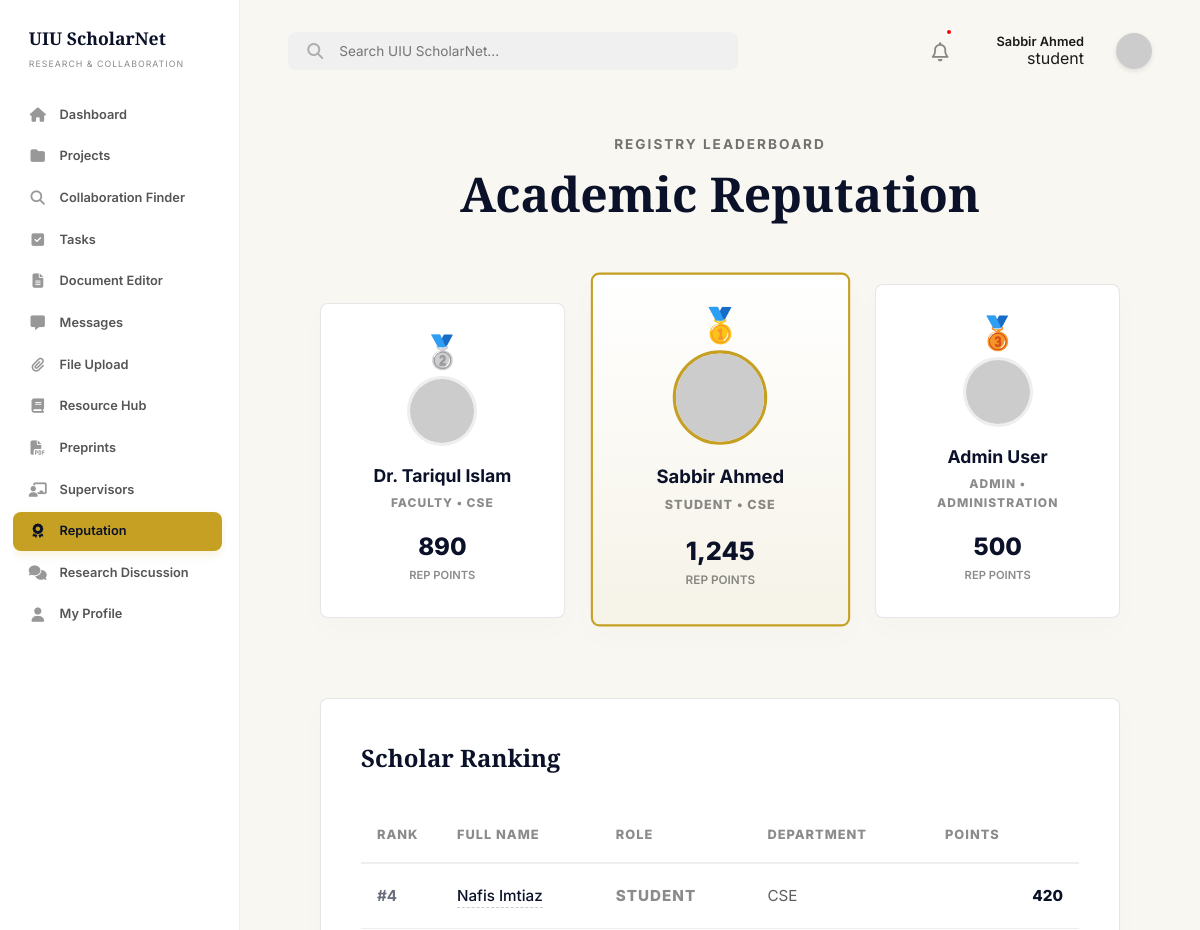
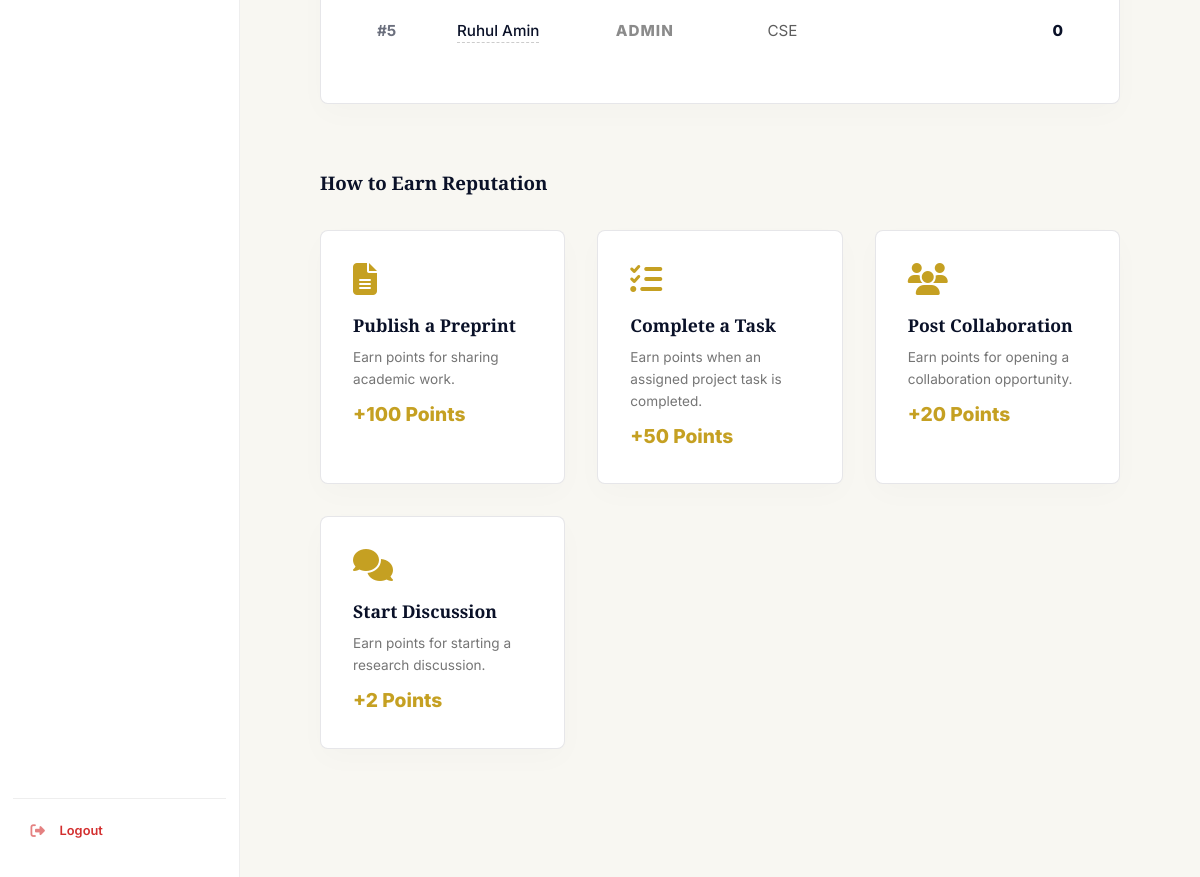
/dashboard/reputation.php (signed in), run on the app's committed database (2 pictures, top to bottom).
### tables this page shows
CREATE TABLE IF NOT EXISTS `users` (
    `id` INT AUTO_INCREMENT PRIMARY KEY,
    `full_name` VARCHAR(100) NOT NULL,
    `email` VARCHAR(100) UNIQUE NOT NULL,
    `password` VARCHAR(255) NOT NULL,
    `role` ENUM('student', 'faculty', 'admin') DEFAULT 'student',
    `is_verified` TINYINT(1) DEFAULT 1,
    `account_status` ENUM('active', 'banned') DEFAULT 'active',
    `department` VARCHAR(100),
    `interests` TEXT,
    `skills` TEXT,
    `points` INT DEFAULT 0,
    `reputation` INT DEFAULT 0,
    `last_active_at` TIMESTAMP NULL DEFAULT NULL,
    `created_at` TIMESTAMP DEFAULT CURRENT_TIMESTAMP
);

CREATE TABLE IF NOT EXISTS `reputation_rules` (
    `id` INT AUTO_INCREMENT PRIMARY KEY,
    `action_key` VARCHAR(100) NOT NULL UNIQUE,
    `title` VARCHAR(150) NOT NULL,
    `description` TEXT,
    `points` INT NOT NULL DEFAULT 0,
    `icon` VARCHAR(100) DEFAULT 'fa-solid fa-star'
);

### includes/auth_check.php (called while the page is built, shortened)
<?php
require_once('db_connect.php');
$user_id = (int)$_SESSION['user_id'];
$stmt = $conn->prepare("SELECT * FROM users WHERE id = ?");
$stmt->bind_param("i", $user_id);
$stmt->execute();
$user_result = $stmt->get_result();
$user_data = $user_result->fetch_assoc();
?>

### includes/db_connect.php (called while the page is built, shortened)
<?php
$host = getenv('DB_HOST') ?: "127.0.0.1";
$user = getenv('DB_USER') ?: "root";
$pass = getenv('DB_PASS');
if ($pass === false) {
    $pass = "";
}
$dbname = getenv('DB_NAME') ?: "uiu_scholarnet";
$port = getenv('DB_PORT') ?: 3306;
$conn = mysqli_connect($host, $user, $pass, $dbname, $port);
mysqli_set_charset($conn, "utf8mb4");
function db_query($sql, $params = [], $types = "") {
    global $conn;
    $stmt = $conn->prepare($sql);
    if ($params) {
        $stmt->bind_param($types, ...$params);
    }
    if (!$stmt->execute()) {
        die("Query execution failed: " . $stmt->error);
    }
    $result = $stmt->get_result();
    if ($result === false && $stmt->field_count === 0) {
        return true;
    }
    return $result;
}
?>

### dashboard/reputation.php (the view, shortened to what this page needs)
<?php
require_once('../includes/auth_check.php');
require_once('../includes/layout.php');
$leadRes = db_query("SELECT id, full_name, role, department, points FROM users ORDER BY points DESC LIMIT 100", [], "");
$ranked_users = [];
while ($row = $leadRes->fetch_assoc()) {
    $ranked_users[] = $row;
}
$reputation_rules = db_query("SELECT title, description, points, icon FROM reputation_rules ORDER BY points DESC", [], "");
$top_1 = isset($ranked_users[0]) ? $ranked_users[0] : null;
$top_2 = isset($ranked_users[1]) ? $ranked_users[1] : null;
$top_3 = isset($ranked_users[2]) ? $ranked_users[2] : null;
?>
    <?php include('../includes/sidebar.php'); ?>
    <main class="main-content">
        <?php include('../includes/header.php'); ?>
        <div class="reputation-container">
            <section class="reputation-headline">
                <p>Registry Leaderboard</p>
                <h1>Academic Reputation</h1>
            </section>
            <div class="podium-grid">
                <?php if ($top_2): ?>
                <div class="podium-card">
                    <div class="medal-badge">🥈</div>
                    <img src="https://ui-avatars.com/api/?name=<?php echo urlencode($top_2['full_name']); ?>&background=eee&color=0a1128&bold=true" class="podium-avatar" alt="Avatar">
                    <div class="podium-name"><a href="#" class="user-profile-trigger" data-user-id="<?php echo $top_2['id']; ?>" style="color: inherit; text-decoration: none;"><?php echo htmlspecialchars($top_2['full_name']); ?></a></div>
                    <div class="podium-role"><?php echo htmlspecialchars($top_2['role']); ?> • <?php echo htmlspecialchars($top_2['department']); ?></div>
                    <div class="podium-points"><?php echo number_format($top_2['points']); ?></div>
                    <div class="podium-points-label">REP POINTS</div>
                </div>
                <?php endif; ?>
                <?php if ($top_1): ?>
                <div class="podium-card podium-1st">
                    <div class="medal-badge">🥇</div>
                    <img src="https://ui-avatars.com/api/?name=<?php echo urlencode($top_1['full_name']); ?>&background=0a1128&color=fff&bold=true" class="podium-avatar" alt="Avatar">
                    <div class="podium-name"><a href="#" class="user-profile-trigger" data-user-id="<?php echo $top_1['id']; ?>" style="color: inherit; text-decoration: none;"><?php echo htmlspecialchars($top_1['full_name']); ?></a></div>
                    <div class="podium-role"><?php echo htmlspecialchars($top_1['role']); ?> • <?php echo htmlspecialchars($top_1['department']); ?></div>
                    <div class="podium-points"><?php echo number_format($top_1['points']); ?></div>
                    <div class="podium-points-label">REP POINTS</div>
                </div>
                <?php endif; ?>
                <?php if ($top_3): ?>
                <div class="podium-card">
                    <div class="medal-badge">🥉</div>
                    <img src="https://ui-avatars.com/api/?name=<?php echo urlencode($top_3['full_name']); ?>&background=eee&color=0a1128&bold=true" class="podium-avatar" alt="Avatar">
                    <div class="podium-name"><a href="#" class="user-profile-trigger" data-user-id="<?php echo $top_3['id']; ?>" style="color: inherit; text-decoration: none;"><?php echo htmlspecialchars($top_3['full_name']); ?></a></div>
                    <div class="podium-role"><?php echo htmlspecialchars($top_3['role']); ?> • <?php echo htmlspecialchars($top_3['department']); ?></div>
                    <div class="podium-points"><?php echo number_format($top_3['points']); ?></div>
                    <div class="podium-points-label">REP POINTS</div>
                </div>
                <?php endif; ?>
            </div>
            <div class="leaderboard-section">
                <h3>Scholar Ranking</h3>
                <table class="leaderboard-table">
                    <thead>
                        <tr>
                            <th class="th-rank-w">Rank</th>
                            <th>Full Name</th>
                            <th>Role</th>
                            <th>Department</th>
                            <th class="th-points-w">Points</th>
                        </tr>
                    </thead>
                    <tbody>
                        <?php
                        $count = count($ranked_users);
                        if ($count > 3):
                            for ($i = 3; $i < $count; $i++):
                                $user = $ranked_users[$i];
                        ?>
                            <tr>
                                <td class="rank-number">#<?php echo ($i + 1); ?></td>
                                <td class="user-name-col"><a href="#" class="user-profile-trigger" data-user-id="<?php echo $user['id']; ?>" style="color: inherit; text-decoration: none; font-weight: 500; border-bottom: 1px dashed #ccc; padding-bottom: 2px; transition: opacity 0.2s;" onmouseover="this.style.opacity=0.7" onmouseout="this.style.opacity=1"><?php echo htmlspecialchars($user['full_name']); ?></a></td>
                                <td class="table-role-badge"><?php echo htmlspecialchars($user['role']); ?></td>
                                <td class="opacity-70"><?php echo htmlspecialchars($user['department']); ?></td>
                                <td class="table-points-col"><?php echo number_format($user['points']); ?></td>
                            </tr>
                        <?php
                            endfor;
                        endif;
                        ?>
                    </tbody>
                </table>
            </div>
            <h3 class="rep-guide-title">How to Earn Reputation</h3>
            <div class="earning-guide">
                <?php while ($rule = $reputation_rules->fetch_assoc()): ?>
                <div class="guide-card">
                    <i class="fa-solid <?php echo htmlspecialchars($rule['icon']); ?>"></i>
                    <h4><?php echo htmlspecialchars($rule['title']); ?></h4>
                    <p><?php echo htmlspecialchars($rule['description']); ?></p>
                    <span class="guide-points">+<?php echo number_format($rule['points']); ?> Points</span>
                </div>
                <?php endwhile; ?>
            </div>
        </div>
    </main>

### includes/header.php (shortened to what this page needs)
<?php
if (!isset($pending_tasks) || !isset($collab_requests)) {
    $user_id = $_SESSION['user_id'] ?? 0;
    if ($user_id > 0 && isset($conn)) {
        if (!isset($unread_notifications)) {
            $un_stmt = $conn->prepare("SELECT COUNT(*) as total FROM notifications WHERE user_id = ? AND is_read = 0");
            $un_stmt->bind_param("i", $user_id);
            $un_stmt->execute();
            $unread_notifications = (int)($un_stmt->get_result()->fetch_assoc()['total'] ?? 0);
        }
    }
}
?>
<header class="dash-header">
    <div class="search-container">
        <i class="fa-solid fa-magnifying-glass search-icon"></i>
        <input type="text" placeholder="Search UIU ScholarNet...">
    </div>
    <div class="header-actions flex-center-end">
        <?php if ((!isset($is_admin_panel) || !$is_admin_panel) && (!isset($is_admin_sidebar) || !$is_admin_sidebar)): ?>
        <a href="notifications.php" class="notification-icon text-inherit relative flex-center h-36px">
            <i class="fa-regular fa-bell header-icon text-1-2rem"></i>
            <?php if (($unread_notifications ?? 0) > 0): ?>
                <span class="notification-dot notification-dot-header"></span>
            <?php endif; ?>
        </a>
        <?php endif; ?>
        <div class="flex-column-end">
            <span class="fw-600 text-0-8rem text-color-primary"><?php echo htmlspecialchars($user_data['full_name'] ?? 'User'); ?></span>
            <?php if (isset($user_data['role'])): ?>
                <?php if ($user_data['role'] === 'admin'): ?>
                    <span class="role-admin">ADMIN</span>
                <?php elseif ($user_data['role'] === 'faculty' && isset($user_data['is_verified']) && $user_data['is_verified']): ?>
                    <span class="role-faculty"><i class="fa-solid fa-circle-check"></i> FACULTY</span>
                <?php elseif ($user_data['role'] === 'faculty' && isset($user_data['is_verified']) && !$user_data['is_verified']): ?>
                    <span class="role-unverified">UNVERIFIED</span>
                <?php else: ?>
                    <span class="role-default"><?php echo htmlspecialchars($user_data['role']); ?></span>
                <?php endif; ?>
            <?php endif; ?>
        </div>
        <a href="profile.php" class="text-inherit flex-center">
            <img src="https://ui-avatars.com/api/?name=<?php echo urlencode($user_data['full_name'] ?? 'User'); ?>&background=0a1128&color=fff" alt="Avatar" class="avatar-header">
        </a>
    </div>
</header>

### assets/css/reputation.css (style rules this page uses)
.reputation-container { padding: 2rem; max-width: 1100px; margin: 0 auto; }
.reputation-headline { margin-bottom: 3rem; text-align: center; }
.reputation-headline h1 { font-size: 3rem; color: var(--primary-color); }
.reputation-headline p { opacity: 0.6; text-transform: uppercase; letter-spacing: 2px; font-size: 0.85rem; font-weight: 700; }
.podium-grid { display: flex; justify-content: center; gap: 2rem; align-items: flex-end; margin-bottom: 5rem; }
.podium-card { background: var(--white); border: 1px solid rgba(10, 17, 40, 0.1); border-radius: 8px; text-align: center; padding: 2rem; box-shadow: 0 10px 30px rgba(0,0,0,0.02); transition: var(--transition); display: flex; flex-direction: column; align-items: center; flex: 1; max-width: 300px; }
.podium-1st { border: 2px solid var(--secondary-color); background: linear-gradient(180deg, var(--white) 0%, rgba(197, 160, 34, 0.05) 100%); transform: scale(1.05); }
.podium-avatar { width: 70px; height: 70px; border-radius: 50%; margin-bottom: 1rem; border: 3px solid #eee; object-fit: cover; }
.podium-1st .podium-avatar { width: 90px; height: 90px; border-color: var(--secondary-color); }
.medal-badge { font-size: 2rem; line-height: 1; margin-bottom: 0.5rem; }
.podium-name { font-size: 1.1rem; font-weight: 700; color: var(--primary-color); margin-bottom: 0.2rem; }
.podium-role { font-size: 0.75rem; font-weight: 800; opacity: 0.5; text-transform: uppercase; letter-spacing: 1px; margin-bottom: 1rem; }
.podium-points { font-size: 1.5rem; font-weight: 800; color: var(--primary-color); }
.podium-points-label { font-size: 0.7rem; font-weight: 600; opacity: 0.5; }
.leaderboard-section { background: var(--white); border: 1px solid rgba(10, 17, 40, 0.1); border-radius: 8px; padding: 2.5rem; margin-bottom: 4rem; box-shadow: 0 10px 30px rgba(0,0,0,0.02); }
.leaderboard-section h3 { font-size: 1.5rem; margin-bottom: 2rem; color: var(--primary-color); }
.leaderboard-table { width: 100%; border-collapse: collapse; }
.leaderboard-table th { text-align: left; padding: 1rem; border-bottom: 2px solid #eee; font-size: 0.8rem; font-weight: 800; opacity: 0.5; text-transform: uppercase; letter-spacing: 1px; }
.leaderboard-table td { padding: 1.25rem 1rem; border-bottom: 1px solid #eee; font-size: 0.95rem; }
.leaderboard-table tr:last-child td { border-bottom: none; }
.rank-number { font-weight: 700; color: var(--primary-color); opacity: 0.6; }
.user-name-col { font-weight: 700; color: var(--primary-color); }
.table-role-badge { font-size: 0.7rem; font-weight: 800; opacity: 0.5; text-transform: uppercase; letter-spacing: 1px; }
.table-points-col { font-weight: 800; color: var(--primary-color); text-align: right; }
.earning-guide { display: grid; grid-template-columns: 1fr 1fr 1fr; gap: 2rem; margin-bottom: 4rem; }
.guide-card { background: var(--white); border: 1px solid rgba(10, 17, 40, 0.1); border-radius: 8px; padding: 2rem; box-shadow: 0 10px 30px rgba(0,0,0,0.02); }
.guide-card i { font-size: 2rem; color: var(--secondary-color); margin-bottom: 1rem; }
.guide-card h4 { font-size: 1.1rem; margin-bottom: 0.5rem; color: var(--primary-color); }
.guide-card p { font-size: 0.85rem; opacity: 0.6; }
.guide-points { font-weight: 800; color: var(--secondary-color); font-size: 1.2rem; margin-top: 0.5rem; display: block; }

### assets/css/global.css (style rules this page uses)
:root { --primary-color: #0a1128; --secondary-color: #c5a022; --bg-color: #f8f7f2; --text-color: #1a1a1a; --accent-color: #e8e6d9; --white: #ffffff; --transition: all 0.3s ease; --font-heading: 'Playfair Display', serif; --font-body: 'Inter', sans-serif; }
* { margin: 0; padding: 0; box-sizing: border-box; }
body { font-family: var(--font-body); background-color: var(--bg-color); color: var(--text-color); line-height: 1.6; overflow-x: hidden; }
h1, h2, h3, h4 { font-family: var(--font-heading); font-weight: 700; }
a { text-decoration: none; color: inherit; transition: var(--transition); }

### assets/css/layout.css (style rules this page uses)
.dashboard-page { display: flex; background-color: var(--bg-color); min-height: 100vh; width: 100%; }
.main-content { flex: 1; margin-left: 240px; padding: 2rem 3rem; min-height: 100vh; }
.dash-header { display: flex; justify-content: space-between; align-items: center; margin-bottom: 2rem; }
.search-container { background: #f0f0f0; padding: 0.7rem 1.2rem; border-radius: 8px; display: flex; align-items: center; gap: 1rem; width: 100%; max-width: 450px; }
.search-container input { background: transparent; border: none; outline: none; width: 100%; font-family: var(--font-body); font-size: 0.85rem; }

### data on the page
users: full_name "Sabbir Ahmed", role "student", role "STUDENT", department "CSE", points "1,245"
users: full_name "Dr. Tariqul Islam", role "FACULTY", department "CSE", points "890"
users: full_name "Admin User", role "ADMIN", department "ADMINISTRATION", points "500"
users: full_name "Nafis Imtiaz", role "STUDENT", department "CSE", points "420"
users: full_name "Ruhul Amin", role "ADMIN", department "CSE", points "0"
reputation_rules: title "Publish a Preprint", description "Earn points for sharing academic work.", points "100"
reputation_rules: title "Complete a Task", description "Earn points when an assigned project task is completed.", points "50"
reputation_rules: title "Post Collaboration", description "Earn points for opening a collaboration opportunity.", points "20"
reputation_rules: title "Start Discussion", description "Earn points for starting a research discussion.", points "2"
